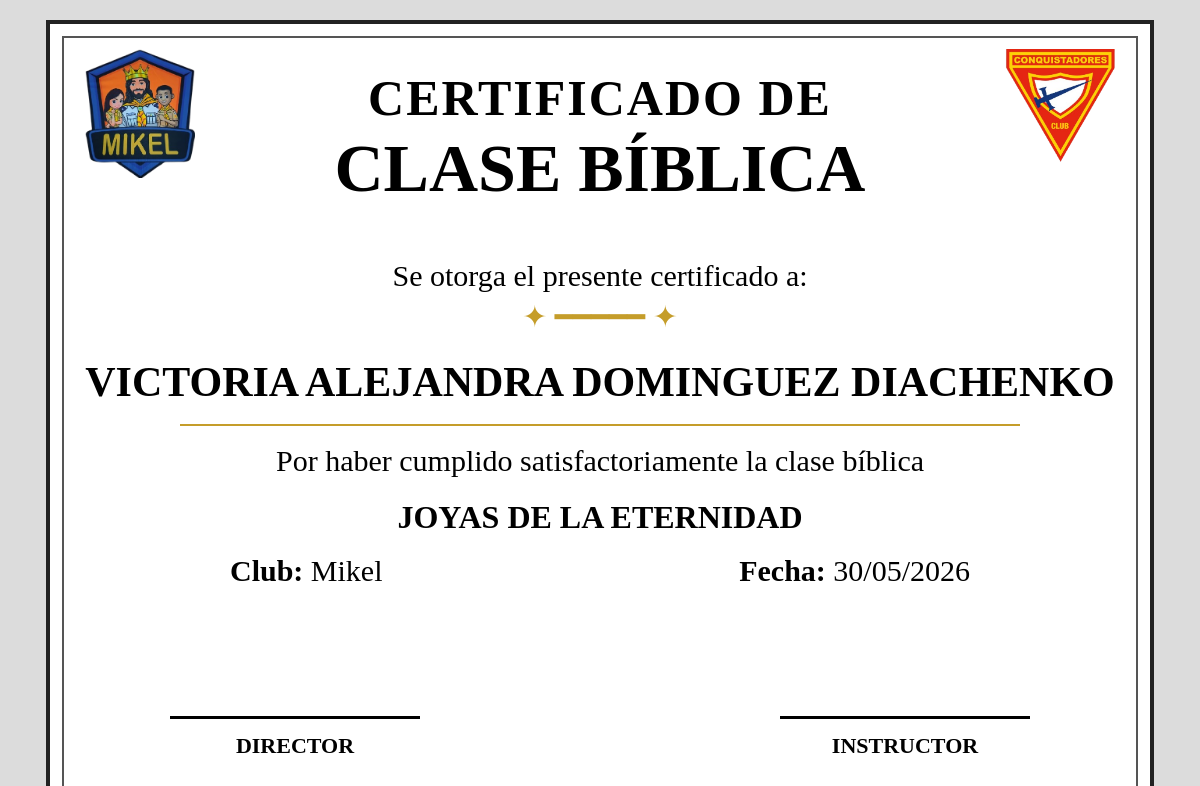
The app's page /clases/ver.php?id=48 with its own data.
### tables this page shows
CREATE TABLE `certificados` (
  `id` int(11) NOT NULL,
  `nombre` varchar(255) DEFAULT NULL,
  `fecha` date DEFAULT NULL,
  `logo_club` varchar(255) DEFAULT NULL,
  `logo_conquistadores` varchar(255) DEFAULT NULL,
  `fecha_registro` timestamp NOT NULL DEFAULT current_timestamp(),
  `clase_biblica` varchar(150) NOT NULL
);

### clases/ver.php (the view, shortened to what this page needs)
<?php
include '../conexion.php';
$id = $_GET['id'];
$sql = "SELECT * FROM certificados
WHERE id='$id'";
$resultado = mysqli_query($conn,$sql);
$fila = mysqli_fetch_assoc($resultado);
$fecha = date("d/m/Y", strtotime($fila['fecha']));
?>
<!DOCTYPE html>
<html lang="es">
<head>
</head>
<body>
<div class="certificado">
    <img class="logoClub"
    src="../logos/<?php echo $fila['logo_club']; ?>">
    <img class="logoConquistadores"
    src="../logos/<?php echo $fila['logo_conquistadores']; ?>">
    <div class="titulo1">
        CERTIFICADO DE
    </div>
    <div class="titulo2">
        CLASE BÍBLICA
    </div>
    <div class="texto1">
        Se otorga el presente certificado a:
    </div>
    <div class="decoracion1">
        ✦ ━━━━━ ✦
    </div>
    <div class="nombre">
        <?php echo $fila['nombre']; ?>
    </div>
    <div class="lineaNombre"></div>
    <div class="descripcion">
        Por haber cumplido satisfactoriamente la clase bíblica
    </div>
     <div class="descripcion2">
        <?php echo $fila['clase_biblica']; ?>
    </div>
    <div class="club">
        <b>Club:</b> Mikel
    </div>
    <div class="fecha">
        <b>Fecha:</b> <?php echo $fecha; ?>
    </div>
    <div class="lineaFirma1"></div>
    <div class="lineaFirma2"></div>
    <div class="director">
        DIRECTOR
    </div>
    <div class="instructor">
        INSTRUCTOR
    </div>
</div>
</body>
</html>

### clases/ver.php (style rules this page uses)
body { margin:0; padding:20px; background:#dcdcdc; display:flex; justify-content:center; }
.certificado { position:relative; width:1100px; height:780px; background:white; border:4px solid #222; }
.certificado::before { content:""; position:absolute; top:12px; left:12px; right:12px; bottom:12px; border:2px solid #555; }
.logoClub { position:absolute; top:25px; left:35px; width:110px; }
.logoConquistadores { position:absolute; top:25px; right:35px; width:110px; }
.titulo1 { position:absolute; top:45px; width:100%; text-align:center; font-size:50px; font-weight:bold; letter-spacing:2px; }
.titulo2 { position:absolute; top:105px; width:100%; text-align:center; font-size:68px; font-weight:bold; }
.texto1 { position:absolute; top:235px; width:100%; text-align:center; font-size:30px; }
.decoracion1 { position:absolute; top:275px; width:100%; text-align:center; font-size:30px; color:#c59d2a; }
.nombre { position:absolute; top:335px; width:100%; text-align:center; font-size:42px; font-weight:bold; line-height:1.1; }
.lineaNombre { position:absolute; top:400px; left:130px; width:840px; border-bottom:2px solid #c59d2a; }
.descripcion { position:absolute; top:420px; width:100%; text-align:center; font-size:30px; }
.descripcion2 { position:absolute; top:475px; width:100%; text-align:center; font-size:32px; font-weight:bold; }
.club { position:absolute; top:530px; left:180px; font-size:30px; }
.fecha { position:absolute; top:530px; right:180px; font-size:30px; }
.lineaFirma1 { position:absolute; bottom:85px; left:120px; width:250px; border-bottom:3px solid black; }
.lineaFirma2 { position:absolute; bottom:85px; right:120px; width:250px; border-bottom:3px solid black; }
.director { position:absolute; top: 4 px; bottom:45px; left:150px; width:190px; text-align:center; font-size:22px; font-weight:bold; }
.instructor { position:absolute; bottom:45px; right:150px; width:190px; text-align:center; font-size:22px; font-weight:bold; }

### records on screen
certificados: logo_club (picture), logo_conquistadores (picture), nombre "VICTORIA ALEJANDRA DOMINGUEZ DIACHENKO", clase_biblica "JOYAS DE LA ETERNIDAD", fecha "30/05/2026"
